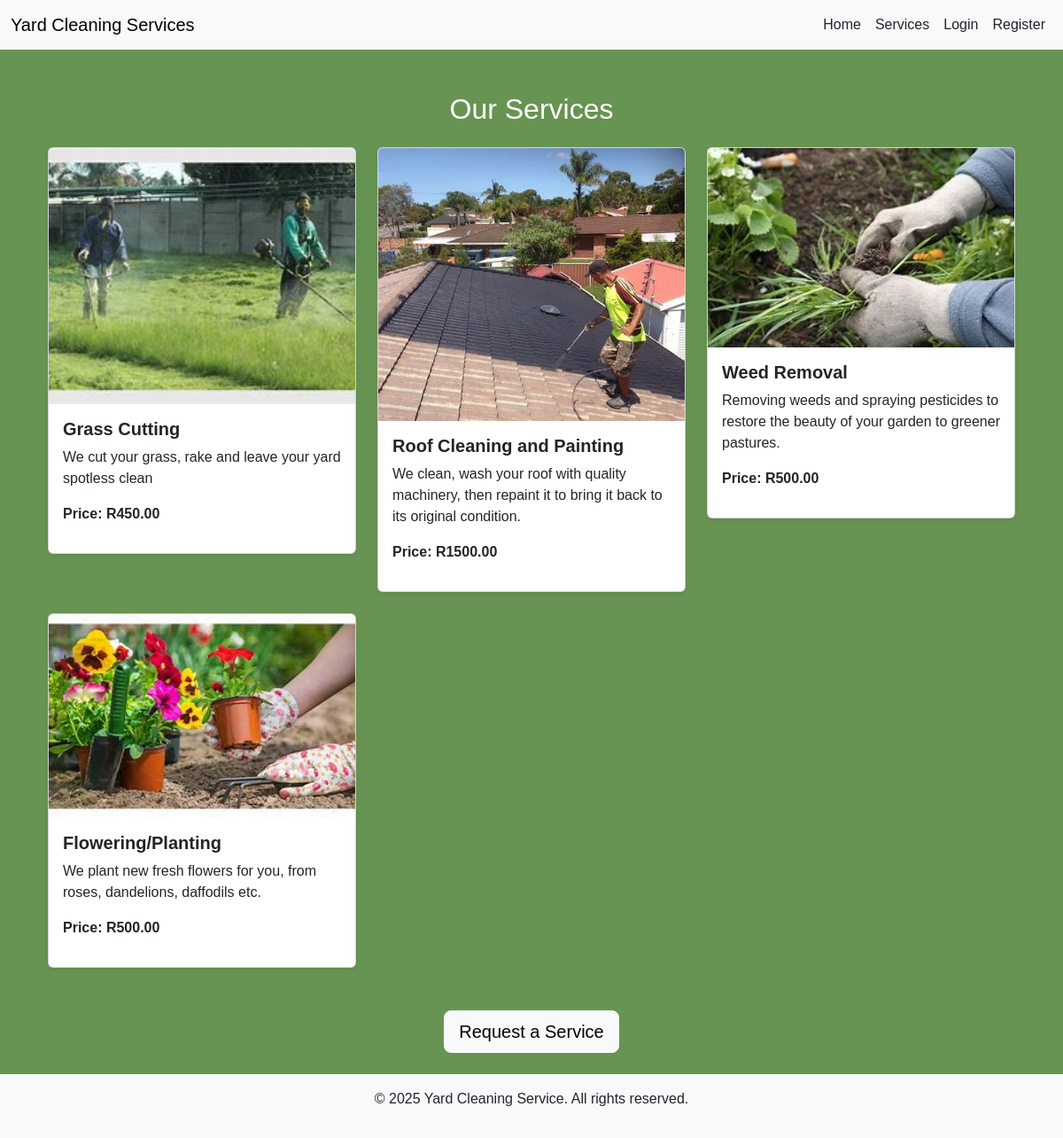
/services/, run on an earlier commit of the app's database.
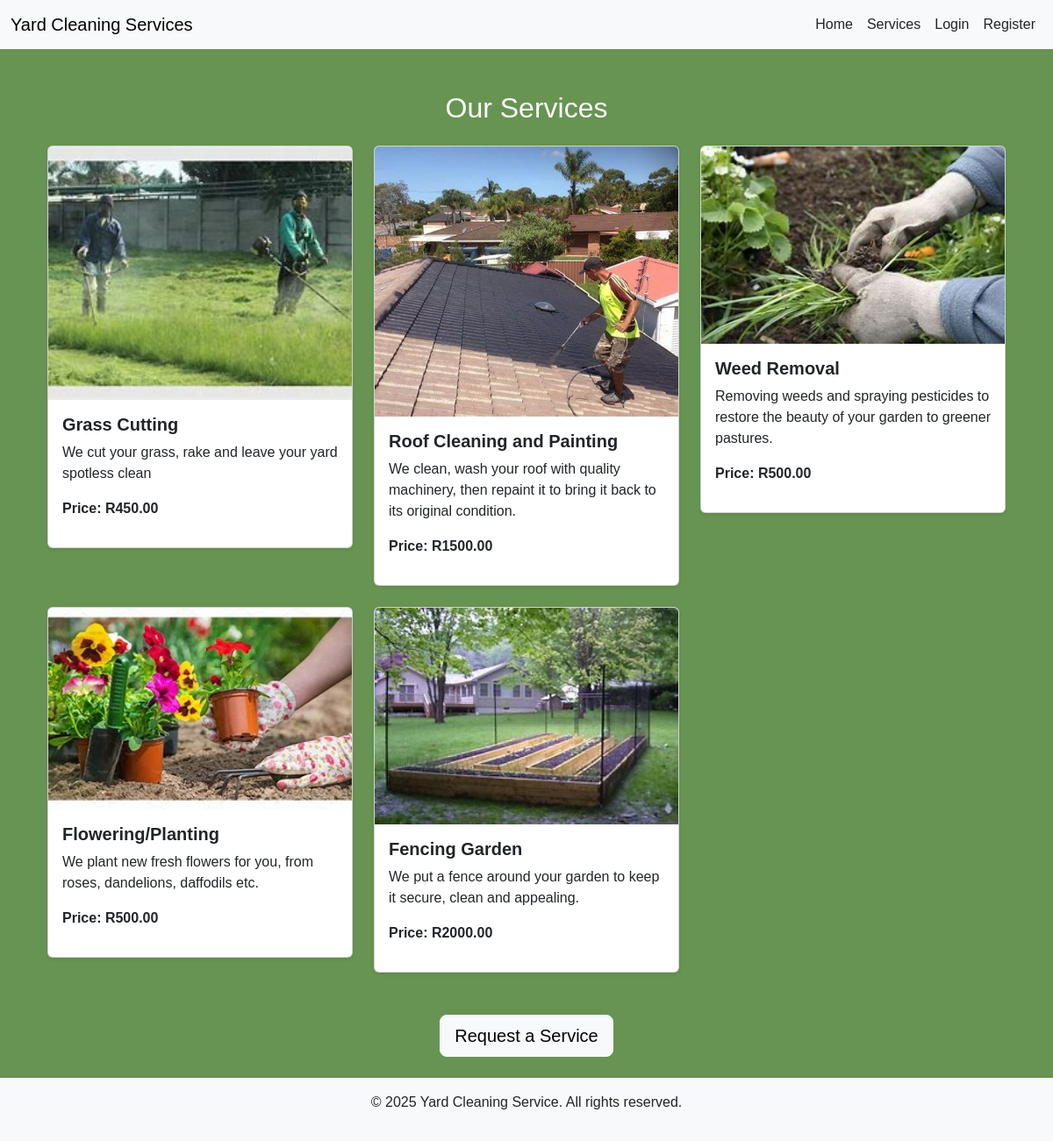
And on a later commit of the database.
### yardapp/models.py (models this page shows, shortened)
class Service(models.Model):
    service_name = models.CharField(max_length=100)
    description = models.TextField()
    price = models.DecimalField(max_digits=10, decimal_places=2)
    image = models.ImageField(upload_to='services_images/', blank=True)

### yardapp/views.py (the view)
# urls.py: path('services/', views.services_view, name='services'), # services url
def services_view(request):
    services = Service.objects.all() # get all services from the database
    return render(request, 'yardapp/services.html', {'services': services})

### yardapp/templates/yardapp/services.html (shortened to what this page needs)
{% extends 'yardapp/base.html' %}
{% block content %}
<div class="container mt-5">
    <h2 class="text-center mb-4 text-white">Our Services</h2>
    <div class="row">
        {% for service in services %}
        <div class="col-md-4 mb-4">
            <div class="card shadow-sm">
                <img src="{{ service.image.url }}" class="card-img-top" alt="{{ service.name }}">
                <div class="card-body">
                    <h5 class="card-title fw-bold">{{ service.service_name }}</h5>
                    <p class="card-text">{{ service.description }}</p>
                    <p class="fw-bold">Price: R{{ service.price }}</p>
                </div>
            </div>
        </div>
        {% endfor %}
    </div>
    <div class="text-center mt-4">
        <a href="{% url 'service_request' %}" class="btn btn-light btn-lg">Request a Service</a>
    </div>
</div>
{% endblock %}

What changed in the data, as far as the page shows it:
added Service: image (picture), service_name "Fencing Garden", description "We put a fence around your garden to keep it secure, clean and appealing.", price "2000.00"
